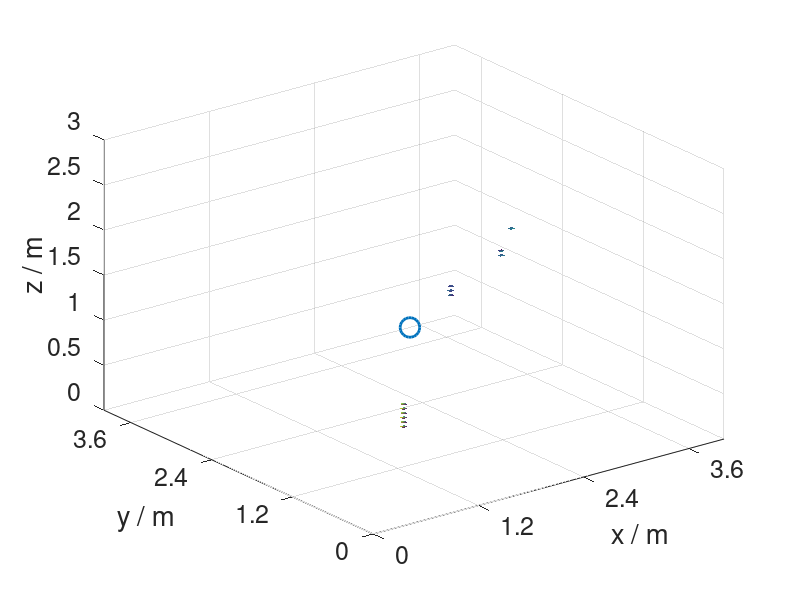

Write MATLAB code to recreate this figure.
close all
clear
clc

load('image_3D_Pragya_standing_x6y6_rm0.mat');
Threshold = max_intense*0.5;
image_3D(image_3D<Threshold)=nan;

% Plot the image.
figure(1);
x0=600;
y0=350;
width=800;
height=600;
set(gcf,'position',[x0,y0,width,height]);

[X_V, Y_V, Z_V] = meshgrid(x_v, y_v, z_v);
image_3D = permute(image_3D, [2 1 3]);
h = slice(X_V, Y_V, Z_V, image_3D,[],[],z_v);

grid on
set(gca,'xtick',0:1.2:y_v(length(y_v)));
set(gca,'ytick',0:1.2:x_v(length(y_v)));

set(h, 'EdgeColor','none', 'FaceColor','interp')
set(gca, 'FontSize', 18);
xlabel('x / m');
ylabel('y / m');
zlabel('z / m');

hold on
scatter3(1.8, 1.8, 1.2, 200, 'ro', 'LineWidth', 2);
% title(['Object location: (', num2str(coordinates(1)), ' m, ', num2str(coordinates(2)), ' m)'], 'FontSize', 22);

% savefig(gcf, 'me_standing_x6y6_v1-2.fig');



% figure(2);
% imagesc(image)
% xlabel('x label');
% ylabel('y label');

% figure(3);
% imagesc(image_3D(:,:,32))




